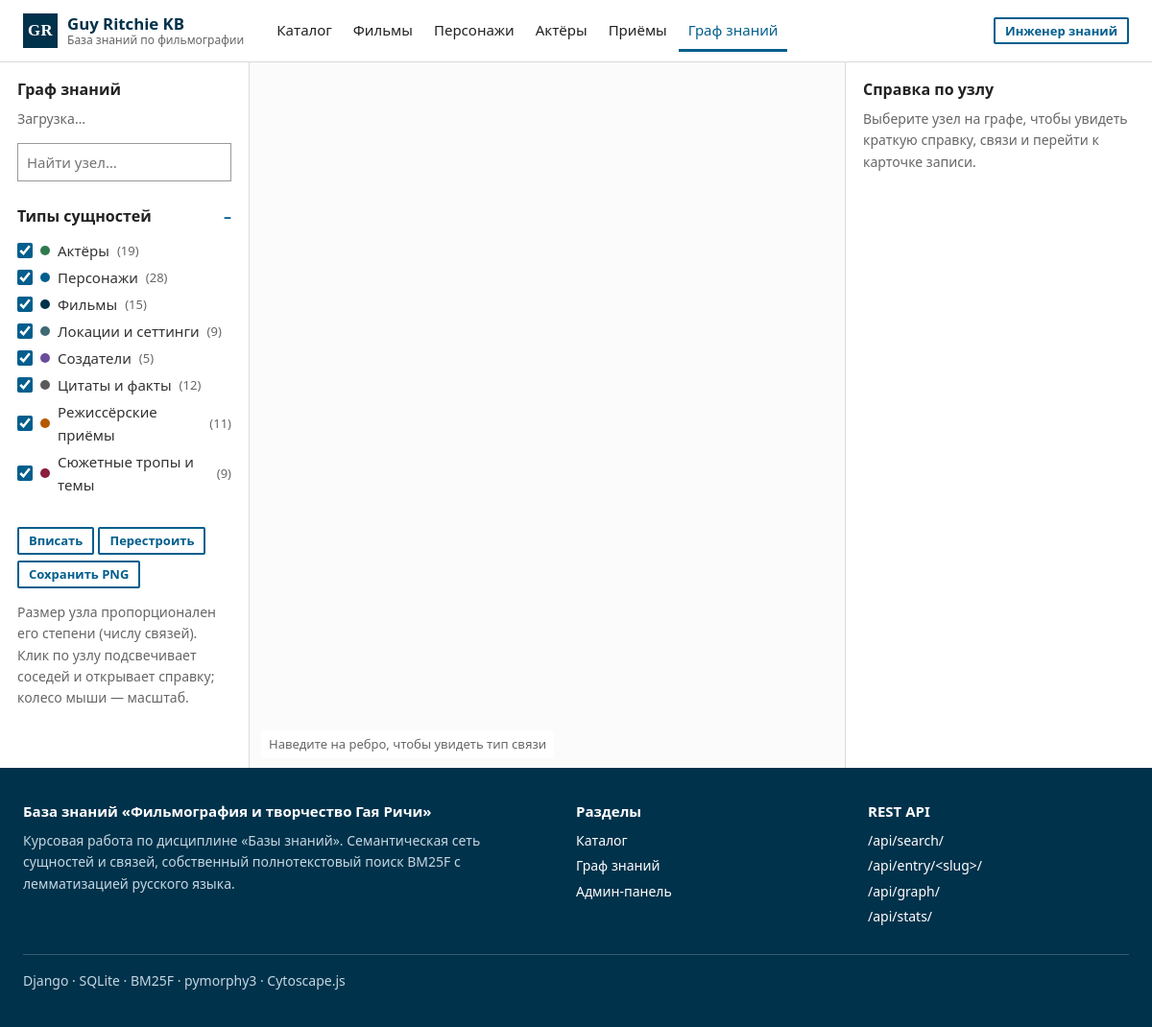
/graph/, run on the app's committed database.
### knowledge/models.py (models this page shows, shortened)
class EntityType(models.Model):
    code = models.SlugField("Код", max_length=32, unique=True)
    name = models.CharField("Название", max_length=64)
    name_plural = models.CharField("Название (мн. ч.)", max_length=64)
    description = models.TextField("Описание класса", blank=True)
    color = models.CharField("Цвет (HEX)", max_length=7, default="#025e8d",
                             help_text="Цвет бейджа и узла на графе")
    order = models.PositiveSmallIntegerField("Порядок", default=0)
    class Meta:
        ordering = ["order", "name"]
        verbose_name = "Тип сущности"
        verbose_name_plural = "Типы сущностей"

### portal/views.py (the view)
# urls.py: path("graph/", views.graph_page, name="graph"),
def graph_page(request):
    focus = request.GET.get("focus") or ""
    focus_entry = None
    if focus:
        focus_entry = KnowledgeEntry.objects.filter(slug=focus, is_published=True).first()
    try:
        depth = max(1, min(int(request.GET.get("depth", 1)), 3))
    except ValueError:
        depth = 1
    return render(request, "portal/graph.html", {
        "types": _types_with_counts(),
        "focus_entry": focus_entry,
        "depth": depth,
    })

### portal/views.py (called while the page is built)
def _types_with_counts():
    return EntityType.objects.annotate(n=Count("entries", filter=Q(entries__is_published=True)))

### templates/portal/graph.html (shortened to what this page needs)
{% extends "base.html" %}
{% load static %}
{% block body_class %}page-graph{% endblock %}
{% block content %}
<div class="graph-page">
  <aside class="graph-controls" aria-label="Управление графом">
    <h2>Граф знаний</h2>
    <p class="small muted" id="graph-counter">Загрузка…</p>
    <input id="node-search" type="search" placeholder="Найти узел…">
    <details class="facet" open>
      <summary>Типы сущностей</summary>
      <ul class="legend">
        {% for t in types %}
        <li><label>
          <input type="checkbox" class="type-filter" value="{{ t.code }}" checked>
          <span class="swatch" style="--c:{{ t.color }}"></span>
          <span class="lbl">{{ t.name_plural }}</span><span class="cnt">({{ t.n }})</span>
        </label></li>
        {% endfor %}
      </ul>
    </details>
    <div class="facet">
      <button class="btn btn-sm btn-outline" id="graph-fit" type="button">Вписать</button>
      <button class="btn btn-sm btn-outline" id="graph-relayout" type="button">Перестроить</button>
      <button class="btn btn-sm btn-outline" id="graph-png" type="button" style="margin-top:6px">Сохранить PNG</button>
    </div>
    <p class="small muted">Размер узла пропорционален его степени (числу связей). Клик по узлу
      подсвечивает соседей и открывает справку; колесо мыши — масштаб.</p>
  </aside>
  <div class="graph-canvas">
    <div id="cy" role="img" aria-label="Граф связей базы знаний"></div>
    <div class="graph-hint">Наведите на ребро, чтобы увидеть тип связи</div>
  </div>
  <aside class="graph-info" id="graph-info" aria-live="polite">
    <h2>Справка по узлу</h2>
    <p class="muted small">Выберите узел на графе, чтобы увидеть краткую справку, связи и перейти к карточке записи.</p>
  </aside>
</div>
{% endblock %}

### static/css/springer.css (style rules this page uses)
:root { --navy: #01324b; --blue: #025e8d; --blue-hover: #01324b; --blue-light: #ebf1f5; --graphite: #222; --text: #333; --muted: #666; --line: #dadada; --bg-soft: #f5f5f5; --mark: #fff3b0; --focus: #0088cc; --radius: 2px; --font: "Segoe UI", -apple-system, BlinkMacSystemFont, Roboto, "Helvetica Neue", Arial, sans-serif; --font-serif: Georgia, "Times New Roman", serif; --container: 1200px; }
* { box-sizing: border-box; }
html { font-size: 16px; }
body { margin: 0; font-family: var(--font); color: var(--text); background: #fff; line-height: 1.6; -webkit-font-smoothing: antialiased; }
h1, h2, h3, h4 { color: var(--graphite); line-height: 1.25; margin: 0 0 .6em; }
h2 { font-size: 1.375rem; font-weight: 700; }
p { margin: 0 0 1em; }
.muted { color: var(--muted); }
.small { font-size: .875rem; }
.btn { display: inline-flex; align-items: center; gap: 6px; padding: 8px 16px; font: inherit; font-size: .9375rem; font-weight: 600; border: 2px solid var(--blue); background: var(--blue); color: #fff; border-radius: var(--radius); cursor: pointer; line-height: 1.3; white-space: nowrap; }
.btn-outline { background: #fff; color: var(--blue); }
.btn-sm { padding: 4px 10px; font-size: .8125rem; }
.facet { border-top: 1px solid var(--line); padding: 14px 0; }
.facet summary { font-weight: 700; color: var(--graphite); cursor: pointer; list-style: none; display: flex; justify-content: space-between; }
.facet summary::after { content: "–"; color: var(--blue); font-weight: 700; }
.facet ul { list-style: none; margin: 10px 0 0; padding: 0; }
.facet li { margin: 4px 0; }
.facet label { display: flex; align-items: center; gap: 8px; cursor: pointer; font-size: .9375rem; }
.facet label .lbl { flex: 1; }
.facet label .cnt { color: var(--muted); font-size: .8125rem; }
.facet input[type=checkbox] { accent-color: var(--blue); width: 16px; height: 16px; margin: 0; }
.swatch { width: 10px; height: 10px; border-radius: 50%; display: inline-block; background: var(--c); flex: none; }
.graph-page { display: grid; grid-template-columns: 260px 1fr 320px; height: calc(100vh - 65px); }
.graph-controls, .graph-info { padding: 18px; overflow-y: auto; background: #fff; }
.graph-controls { border-right: 1px solid var(--line); }
.graph-info { border-left: 1px solid var(--line); }
.graph-controls h2, .graph-info h2 { font-size: 1rem; margin: 0 0 10px; }
.graph-controls .facet:first-of-type { border-top: 0; }
.graph-controls input[type=search], .graph-controls select { width: 100%; font: inherit; padding: 7px 9px; border: 1px solid #999; font-size: .9375rem; margin-bottom: 10px; }
#cy { width: 100%; height: 100%; background: #fbfbfb; }
.graph-canvas { position: relative; }
.graph-hint { position: absolute; left: 12px; bottom: 10px; font-size: .8125rem; color: var(--muted); background: rgba(255,255,255,.9); padding: 4px 8px; }
.legend li { display: flex; align-items: center; gap: 8px; font-size: .875rem; }

### data on the page
EntityType: name_plural "Актёры", n "19"
EntityType: name_plural "Персонажи", n "28"
EntityType: name_plural "Фильмы", n "15"
EntityType: name_plural "Локации и сеттинги", n "9"
EntityType: name_plural "Создатели", n "5"
EntityType: name_plural "Цитаты и факты", n "12"
EntityType: name_plural "Режиссёрские приёмы", n "11"
EntityType: name_plural "Сюжетные тропы и темы", n "9"
